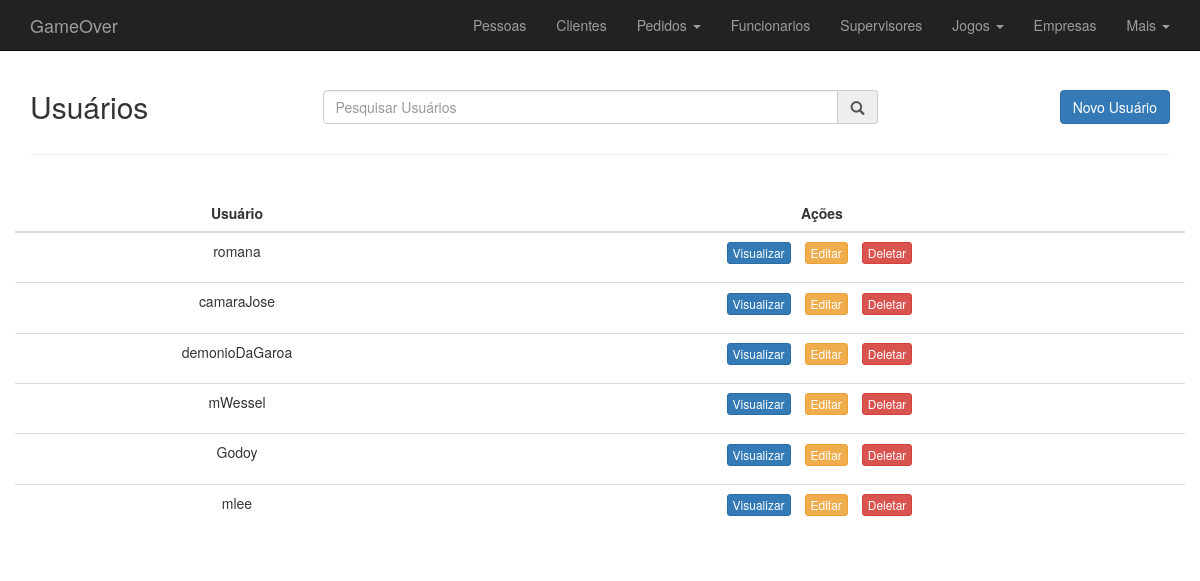
Screenshot of /usuario.php with the database file from the repository.
### tables this page shows
CREATE TABLE IF NOT EXISTS `USUARIO` (
  `ID` INT AUTO_INCREMENT,
  `user` VARCHAR(20) NOT NULL,
  `senha` VARCHAR(255) NOT NULL,
  UNIQUE(`user`),
  PRIMARY KEY (`ID`));

### www/usuario/usuario_control.php (called while the page is built, shortened)
<?php
    $referencia = user;
    $table = USUARIO;
    $key = ID;
    $tableMin = strtolower($table);
?>

### www/bd_control/control.php (called while the page is built, shortened)
<?php
    function lista_tabela_simples($conexao, $tabela){
        $rows = array();
        $select = "SELECT * FROM {$tabela}";
        $resultado = mysqli_query($conexao, $select);
        while ($row = mysqli_fetch_assoc($resultado)) {
            array_push($rows, $row);
        }
        return $rows;
    }

### www/acoes.php (the view, shortened to what this page needs)
<td>
    <ul class="list-inline">
        <li>
            <form action="<?=$tableMin?>/<?=$tableMin?>_view.php" method="post">
                <button class="btn btn-primary btn-xs">Visualizar</button>
            </form>
        </li>
        <li>
            <form action="<?=$tableMin?>/<?=$tableMin?>_edit.php" method="post">
                <button class="btn btn-warning btn-xs">Editar</button>
            </form>
        </li>
        <li>
            <input type="button" class="btn btn-danger btn-xs" value="Deletar" onclick="confirmaDelete('<?=$row["{$referencia}"]?>','<?=$row["{$key}"]?>')">
        </li>
    </ul>
</td>

### www/usuario.php (shortened to what this page needs)
<?php
    include 'cabecalho.php';
    include 'bd_control/conecta.php';
    include 'bd_control/control.php';
    include 'usuario/usuario_control.php';
    $rows = lista_tabela_simples($conexao, $table);
?>
    <div class="container">
        <div class="row">
            <div class="col-md-3">
                <h2>Usuários</h2>
            </div>
            <div class="col-md-6">
                <div class="input-group h2">
                    <input name="busca" class="form-control" id="busca" type="text"
                    placeholder="Pesquisar Usuários">
                    <div class="input-group-addon"><span class="glyphicon glyphicon-search"></span></div>
                </div>
            </div>
            <div class="col-md-3">
                <a href="usuario/usuario_add.php" class="btn btn-primary pull-right h2">Novo Usuário</a>
            </div>
        </div>
        <hr />
        <br>
        <div id="list" class="row text-center">
            <div class=" table-responsivecol-md-12">
                <table class="table table-hover">
                    <thead>
                        <tr>
                            <th class="text-center">Usuário</th>
                            <th class="text-center">Ações</th>
                        </tr>
                    </thead>
                    <tbody id="itens">
                        <?php
                            foreach ($rows as $row):
                        ?>
                                <tr>
                                    <td><?= $row['user'] ?></td>
                                    <?php
                                        include 'acoes.php';
                                    ?>
                                </tr>
                        <?php
                            endforeach;
                        ?>
                    </tbody>
                </table>
            </div>
        </div>
    </div>
<?php
    include "rodape.php";
?>

### www/style.css (style rules this page uses)
body { padding-top: 70px; }

### rows the page displays
usuario: user "romana"
usuario: user "camaraJose"
usuario: user "demonioDaGaroa"
usuario: user "mWessel"
usuario: user "Godoy"
usuario: user "mlee"
